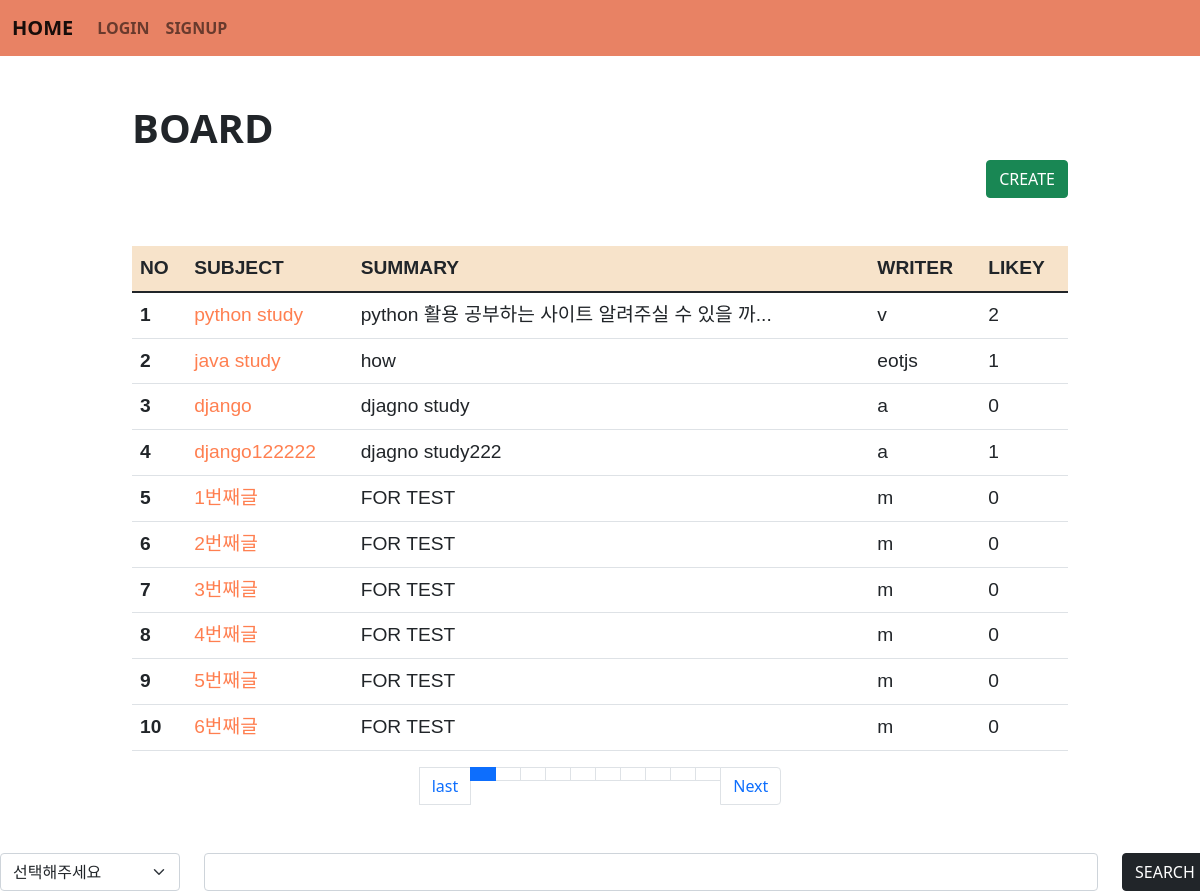
/board/, run on the app's committed database.
### board/models.py (models this page shows, shortened)
class Board(models.Model):
    subject = models.CharField(max_length=100)
    writer = models.ForeignKey(User, on_delete=models.CASCADE, related_name="wri")
    content = models.TextField()
    likey = models.ManyToManyField(User, blank=True, related_name="likey")
    pubdate = models.DateTimeField()
    def summary(self):
        if len(self.content) > 30:
            return self.content[:30] + "..."
        else:
            return self.content

### acc/models.py (models this page shows, shortened)
class User(AbstractUser):
    age = models.IntegerField(default=0) # IntegerField는 숫자를 지정하는 Field이다.
    comment = models.TextField()
    pic = models.ImageField()

### board/views.py (the view)
# urls.py: path('', views.index, name="index"),
def index(request):
    pg = request.GET.get("page", 1)
    cate = request.GET.get("cate","")
    kw = request.GET.get("kw","")
    if cate == "sub":
        b = Board.objects.filter(subject__startswith=kw)
    elif cate == "wri":
        b = Board.user.username.get("kw")
    elif cate == "con":
        b = Board.objects.filter(content__contains=kw)
    else:
        b = Board.objects.all().order_by('pubdate')
    pag = Paginator(b,10)
    obj = pag.get_page(pg)
    context={
        "blist" : obj,
        "kw" : kw,
        "cate" : cate
    }
    return render(request, "board/index.html", context)

### template/board/index.html (shortened to what this page needs)
{% extends 'base.html' %}
{% block con %}
    {% load mathfilters %}
    <div class="container mt-5 mb-5" style="width:80% ;">
        <h1><b>BOARD</b></h1>
        <div class="text-end">
            <a href="{% url 'board:create' %}"><button class="btn btn-success">CREATE</button></a>
        </div>
        <table class="table mt-5 table-hover" style="font-size: larger; font-family: Arial, Helvetica, sans-serif;">
            <thead style="background-color: rgb(247, 227, 202);">
                <tr>
                    <th scope="col">NO</th>
                    <th scope="col">SUBJECT</th>
                    <th scope="col">SUMMARY</th>
                    <th scope="col">WRITER</th>
                    <th scope="col">LIKEY</th>
                </tr>
            </thead>
            <tbody>
                {% for i in blist %}
                <tr>
                    <th scope="row">{{ forloop.counter }}</th>
                    <td><a href="{% url 'board:detail' i.id %}">{{ i.subject }}</a></td>
                    <td>{{ i.summary }}</td>
                    <td>{{ i.writer.username }} </td>
                    <td>{{ i.likey.count }}</td>
                </tr>
                {% endfor %}
            </tbody>
        </table>
        <nav aria-label="Page navigation example">
            <ul class="pagination justify-content-center">
                {% if blist.has_previous %}
                <li class="page-item">
                    <a class="page-link" href="{% url 'board:index' %}?page={{ blist.previous_page_number }}">Previous</a>
                </li>
                {% else %}
                    <a class="page-link" href="{% url 'board:index' %}?page={{ blist.end_index }}">last</a>
                {% endif %}
                {% for i in blist.paginator.page_range %}
                    {% if i >= blist.number|sub:1|intdiv:10|mul:10|add:1 and blist.number|sub:1|intdiv:10|add:1|mul:10 >= i %}
                        {% if blist.number == i %}
                            <li class="page-item active"><a class="page-link" href="{% url 'board:index' %}?page={{ i }}"></a></li>
                        {% else %}
                            <li class="page-item"><a class="page-link" href="{% url 'board:index' %}?page={{ i }}"></a></li>
                        {% endif %}
                    {% endif %}
                {% endfor %}
                {% if blist.has_next %}
                <li class="page-item">
                    <a class="page-link" href="{% url 'board:index' %}?page={{ blist.next_page_number }}">Next</a>
                </li>
                {% else %}
                    <a class="page-link" href="{% url 'board:index' %}?page={{ blist.start_index }}">last</a>
                {% endif %}
            </ul>
          </nav>
    </div>
    <form>
        <div class="row">
            <div class="col-lg-2">
                <select class="form-select" aria-label="Default select example" name="cate">
                    <option selected>선택해주세요</option>
                </select>
            </div>
            <div class="col-lg-9">
                <input type="text" name="kw" class="form-control">
            </div>
            <div class="col-lg-1">
                <button class="btn btn-dark">SEARCH</button>
            </div>
        </div>
    </form>
{% endblock %}

### template/board/index.html (style rules this page uses)
a { text-decoration: none; color :coral }

### data on the page
Board: subject "python study", summary "python 활용 공부하는 사이트 알려주실 수 있을 까...", writer.username "v", likey.count "2"
Board: subject "java study", summary "how", writer.username "eotjs", likey.count "1"
Board: subject "django", summary "djagno study", writer.username "a", likey.count "0"
Board: subject "django122222", summary "djagno study222", writer.username "a", likey.count "1"
Board: subject "1번째글", summary "FOR TEST", writer.username "m", likey.count "0"
Board: subject "2번째글", summary "FOR TEST", writer.username "m", likey.count "0"
Board: subject "3번째글", summary "FOR TEST", writer.username "m", likey.count "0"
Board: subject "4번째글", summary "FOR TEST", writer.username "m", likey.count "0"
Board: subject "5번째글", summary "FOR TEST", writer.username "m", likey.count "0"
Board: subject "6번째글", summary "FOR TEST", writer.username "m", likey.count "0"
